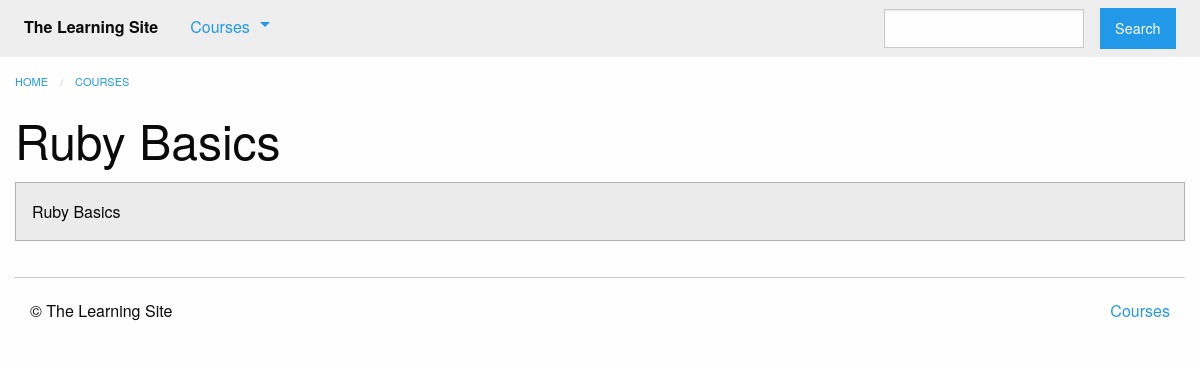
Before: /courses/5/ with the older database file.
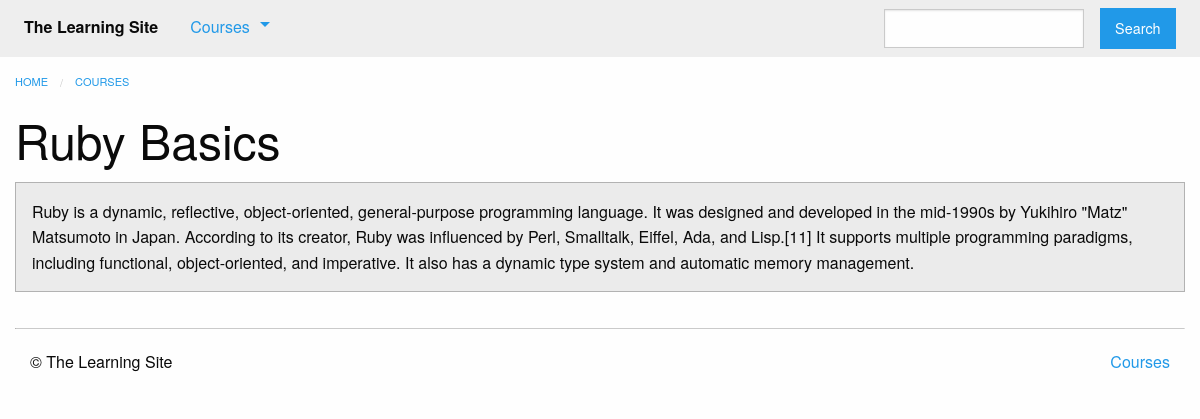
After: the same page with the newer database file.
### courses/models.py (models this page shows, shortened)
class Course(models.Model):
    created_at = models.DateTimeField(auto_now_add=True)
    title = models.CharField(max_length=255)
    description = models.TextField()
    is_live = models.BooleanField(default=False)
    status = models.CharField(max_length=1, choices=STATUS_CHOICES, default='i')

### courses/views.py (the view)
# urls.py: url(r'(?P<pk>\d+)/$', views.course_detail, name='detail'),
def course_detail(request, pk):
    course = get_object_or_404(models.Course, pk=pk)
    steps = sorted(chain(course.text_set.all(), course.quiz_set.all()),
                   key=lambda s: s.order)
    return render(request, 'courses/course_detail.html', {
        'course': course,
        'steps': steps
    })

### courses/templatetags/course_extras.py (called while the page is built)
@register.inclusion_tag('courses/course_nav.html')
def nav_courses_list():
    courses = Course.objects.all()[:5]
    return {'courses': courses}

@register.filter('markdown_to_html')
def markdown_to_html(markdown_text):
    html_body = markdown2.markdown(markdown_text)
    return mark_safe(html_body)

### courses/templates/courses/course_detail.html (shortened to what this page needs)
{% extends "courses/layout.html" %}
{% load course_extras %}
{% block content %}
    <div class="row columns">
        {{ block.super }}
        <article>
            <h1 class="">{{ course.title }}</h1>
            <div class="callout secondary">
                {{ course.description|markdown_to_html }}
            </div>
        </article>
    </div>
{% endblock %}

Changed rows visible on the page:
changed Course "Ruby Basics": description "Ruby Basics" → "Ruby is a dynamic, reflective, object-oriented, general-purpose programming language. It was designed and developed in the mid-1990s by Yukihiro \"Matz\" Matsumoto in Japan. According to its creator, Ruby was influenced by Perl, Smalltalk, Eiffel, Ada, and Lisp.[11] It supports multiple programming paradigms, including functional, object-oriented, and imperative. It also has a dynamic type system and automatic memory management."
